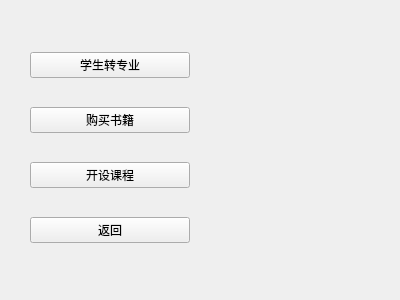
<?xml version="1.0" encoding="UTF-8"?>
<ui version="4.0">
 <class>Form</class>
 <widget class="QWidget" name="Form">
  <property name="geometry">
   <rect>
    <x>0</x>
    <y>0</y>
    <width>400</width>
    <height>300</height>
   </rect>
  </property>
  <property name="windowTitle">
   <string>学校管理员</string>
  </property>
  <widget class="QWidget" name="verticalLayoutWidget">
   <property name="geometry">
    <rect>
     <x>30</x>
     <y>29</y>
     <width>160</width>
     <height>241</height>
    </rect>
   </property>
   <layout class="QVBoxLayout" name="verticalLayout">
    <item>
     <widget class="QPushButton" name="pushButton_2">
      <property name="text">
       <string>学生转专业</string>
      </property>
     </widget>
    </item>
    <item>
     <widget class="QPushButton" name="pushButton_3">
      <property name="text">
       <string>购买书籍</string>
      </property>
     </widget>
    </item>
    <item>
     <widget class="QPushButton" name="pushButton">
      <property name="text">
       <string>开设课程</string>
      </property>
     </widget>
    </item>
    <item>
     <widget class="QPushButton" name="pushButton_4">
      <property name="text">
       <string>返回</string>
      </property>
     </widget>
    </item>
   </layout>
  </widget>
  <widget class="QWidget" name="verticalLayoutWidget_2">
   <property name="geometry">
    <rect>
     <x>220</x>
     <y>29</y>
     <width>151</width>
     <height>241</height>
    </rect>
   </property>
   <layout class="QVBoxLayout" name="verticalLayout_2">
    <item>
     <widget class="QLabel" name="label">
      <property name="styleSheet">
       <string notr="true">border-image: url(:/picture/HIT_picture(5).jpg);</string>
      </property>
      <property name="text">
       <string/>
      </property>
     </widget>
    </item>
   </layout>
  </widget>
 </widget>
 <resources>
  <include location="../picture/picture.qrc"/>
 </resources>
 <connections/>
</ui>
